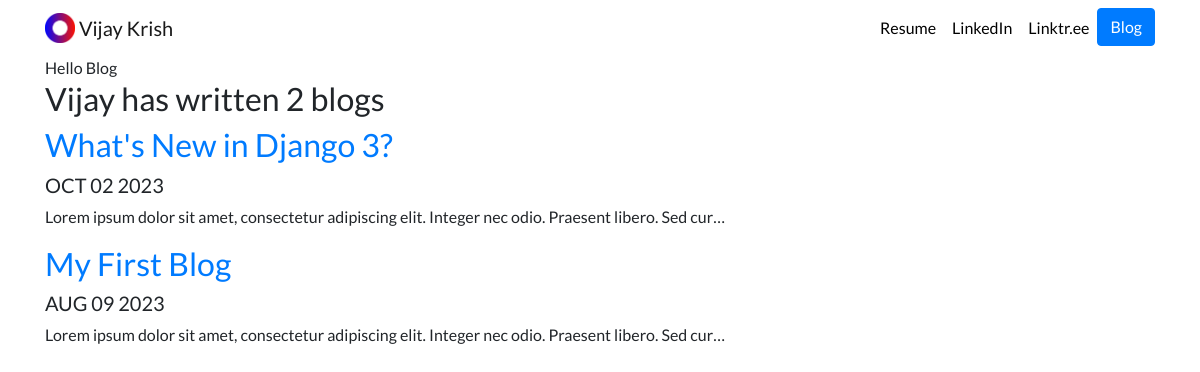
Screenshot of /blog/ with the database file from the repository.
### blog/models.py (models this page shows, shortened)
class Blog(models.Model):
    title = models.CharField(max_length=200)
    description = models.TextField()
    date = models.DateField()

### blog/views.py (the view)
# urls.py: path('',views.all_blogs, name='all_blogs'),
def all_blogs(request):
    blogs = Blog.objects.all()
    return render(request, 'blog/all_blogs.html', {'blogs':blogs})

### blog/templates/blog/all_blogs.html
{% extends 'portfolio/base.html' %}
{% block content %}
Hello Blog
<h2>Vijay has written {{ blogs.count }} blog{{ blogs.count|pluralize }}</h2>
{% for blog in blogs %}
<a href="{% url 'blog:detail' blog.id %}"><h2>{{ blog.title }}</h2></a>
<h5>{{ blog.date|date:'M d Y' |upper }}</h5>
<p>{{ blog.description|striptags|truncatechars:100 }}</p>
{% endfor %}
{% endblock %}

### portfolio/templates/portfolio/base.html (shortened to what this page needs)
{% load static %}
<!doctype html>
<html lang="en">
<head>
  <link rel="stylesheet" href="https://stackpath.bootstrapcdn.com/bootstrap/4.4.1/css/bootstrap.min.css">
  <link rel="stylesheet" href="{% static "portfolio/custom.css" %}">
</head>
<body>
  <nav id="topNav" class="navbar navbar-expand-md navbar-light">
    <div class="container">
      <a class="navbar-brand" href="{% url 'home' %}">
        <img src="{% static "portfolio/Logo.png" %}" width="30" height="30" class="d-inline-block align-top" alt="Nick's Logo">
        <span>Vijay Krish</span>
      </a>
      <div class="collapse navbar-collapse text-center" id="navbarNav">
        <ul class="navbar-nav ml-auto">
          <li class="nav-item">
            <a class="nav-link" href="{% static "portfolio/resume.pdf" %}">Resume</a>
          </li>
          <li class="nav-item">
            <a class="nav-link" href="https://www.linkedin.com/in/vijay-krishnan-a23558234/" target="_blank">LinkedIn</a>
          </li>
          <li class="nav-item">
            <a class="nav-link" href="https://linktr.ee/vichu29" target="_blank">Linktr.ee</a>
          </li>
          <li>
            <a role="button" href="{% url 'blog:all_blogs' %}" class="btn btn-primary">Blog</a>
          </li>
        </ul>
      </div>
    </div>
  </nav>
  <div class="container">
    {% block content %}{% endblock %}
  </div>
</body>
</html>

### portfolio/static/portfolio/custom.css (style rules this page uses)
.navbar-nav .nav-link { color: rgba(0,0,0,1) !important; }
body { font-family: 'Lato', sans-serif; }

### rows the page displays
Blog: title "What's New in Django 3?", date "OCT 02 2023", description "Lorem ipsum dolor sit amet, consectetur adipiscing elit. Integer nec odio. Praesent libero. Sed cur…"
Blog: title "My First Blog", date "AUG 09 2023", description "Lorem ipsum dolor sit amet, consectetur adipiscing elit. Integer nec odio. Praesent libero. Sed cur…"

### other values shown
{{ blogs.count }} "2"
